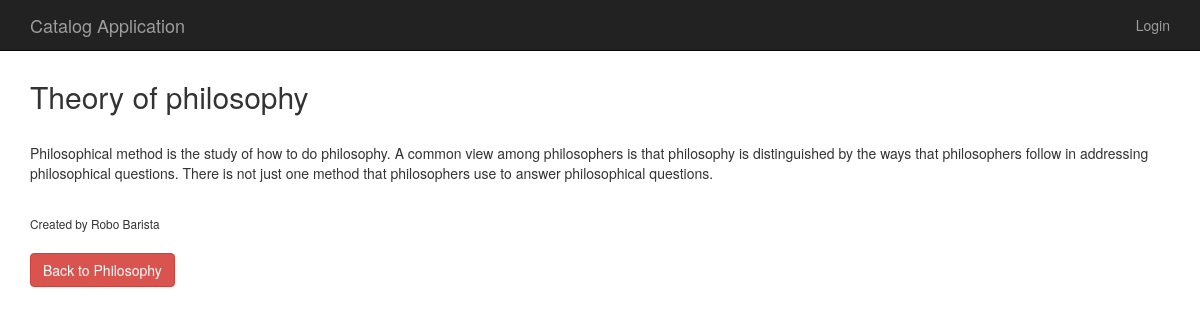
Page /catalog/1/1/ on the committed database.
### database_setup.py (models this page shows, shortened)
class Item(Base):
    __tablename__ = 'item'
    id = Column(Integer, primary_key = True)
    name = Column(String(250), nullable = False)
    description = Column(String(500))
    create_time = Column(DateTime, default=func.now())
    category_id = Column(Integer, ForeignKey('category.id'))
    category = relationship(Category)
    user_id = Column(Integer, ForeignKey('user.id'))
    user = relationship(User)

class User(Base):
    __tablename__ = 'user'
    id = Column(Integer, primary_key = True)
    name = Column(String(250))
    email = Column(String(250), nullable=False, unique=True)
    picture = Column(String(250))

class Category(Base):
    __tablename__ = 'category'
    id = Column(Integer, primary_key = True)
    name = Column(String, nullable = False, unique = True)
    user_id = Column(Integer, ForeignKey('user.id'))
    user = relationship(User)

### application.py (the view)
@app.route('/catalog/<int:category_id>/<int:item_id>/')
def showItemDescription(category_id, item_id):
    categories = session.query(Category).all()
    item = session.query(Item).filter_by(id=item_id).one()
    category = session.query(Category).filter_by(id=category_id).one()
    if 'username' not in login_session or item.user_id != login_session['user_id']:
        return render_template('publicitem.html', item=item,
        categories=categories, category=category)
    else:
        return render_template('item.html', item=item,
            categories=categories, category=category)

### templates/publicitem.html
{% extends "layout-full.html" %}
{% block main %}
    <h2>{{ item.name }}</h2>
    <br />
    <p>{{ item.description }}</p>
    <br />
    <small>Created by {{item.user.name}}</small>
    <br />
    <a class="btn btn-danger" href='{{url_for('showCategoryItems', category_id=category.id)}}'>Back to {{category.name}}</a>
{% endblock %}

### static/appstyle.css (style rules this page uses)
.btn { margin-top: 20px; }

### rows in the picture
Item: name "Theory of philosophy", description "Philosophical method is the study of how to do philosophy. A common view among philosophers is that philosophy is distinguished by the ways that philosophers follow in addressing philosophical questions. There is not just one method that philosophers use to answer philosophical questions."
User: user.name "Robo Barista"
Category: name "Philosophy"
